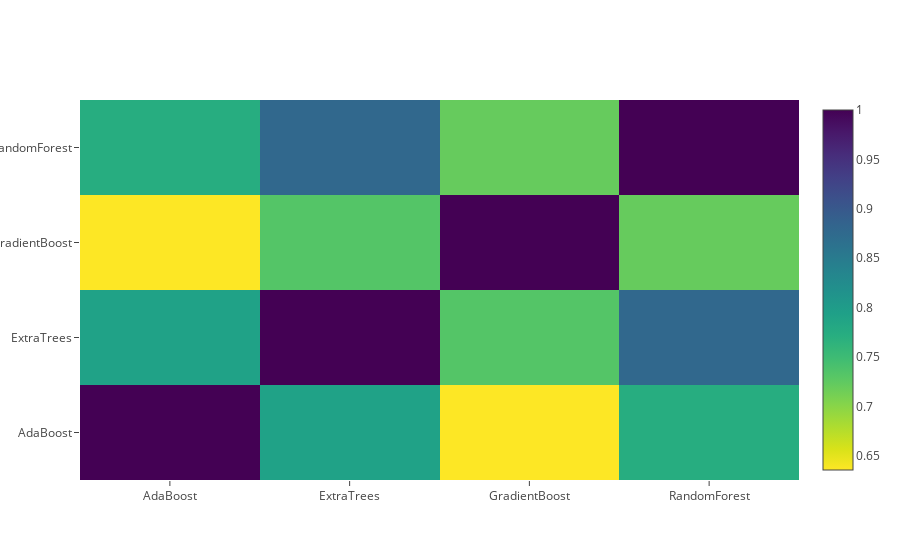

Notebook code for this chart:
### Markdown cell above
**Correlation Heatmap of the Second Level Training set**

### Code cell
data = [
    go.Heatmap(
        z= base_predictions_train.astype(float).corr().values ,
        x=base_predictions_train.columns.values,
        y= base_predictions_train.columns.values,
          colorscale='Viridis',
            showscale=True,
            reversescale = True
    )
]
py.iplot(data, filename='labelled-heatmap')

### Figure 1 — Plotly figure (JSON) as saved in the notebook; plotly's stock layout.template omitted (floating-point values rounded to 4 significant figures)
{"data": [{"colorscale": "Viridis", "reversescale": true, "showscale": true, "type": "heatmap", "x": ["AdaBoost", "ExtraTrees", "GradientBoost", "RandomForest"], "y": ["AdaBoost", "ExtraTrees", "GradientBoost", "RandomForest"], "z": [[1, 0.7913, 0.6355, 0.7726], [0.7913, 1, 0.7329, 0.8775], [0.6355, 0.7329, 1, 0.7206], [0.7726, 0.8775, 0.7206, 1]]}], "layout": {}}
